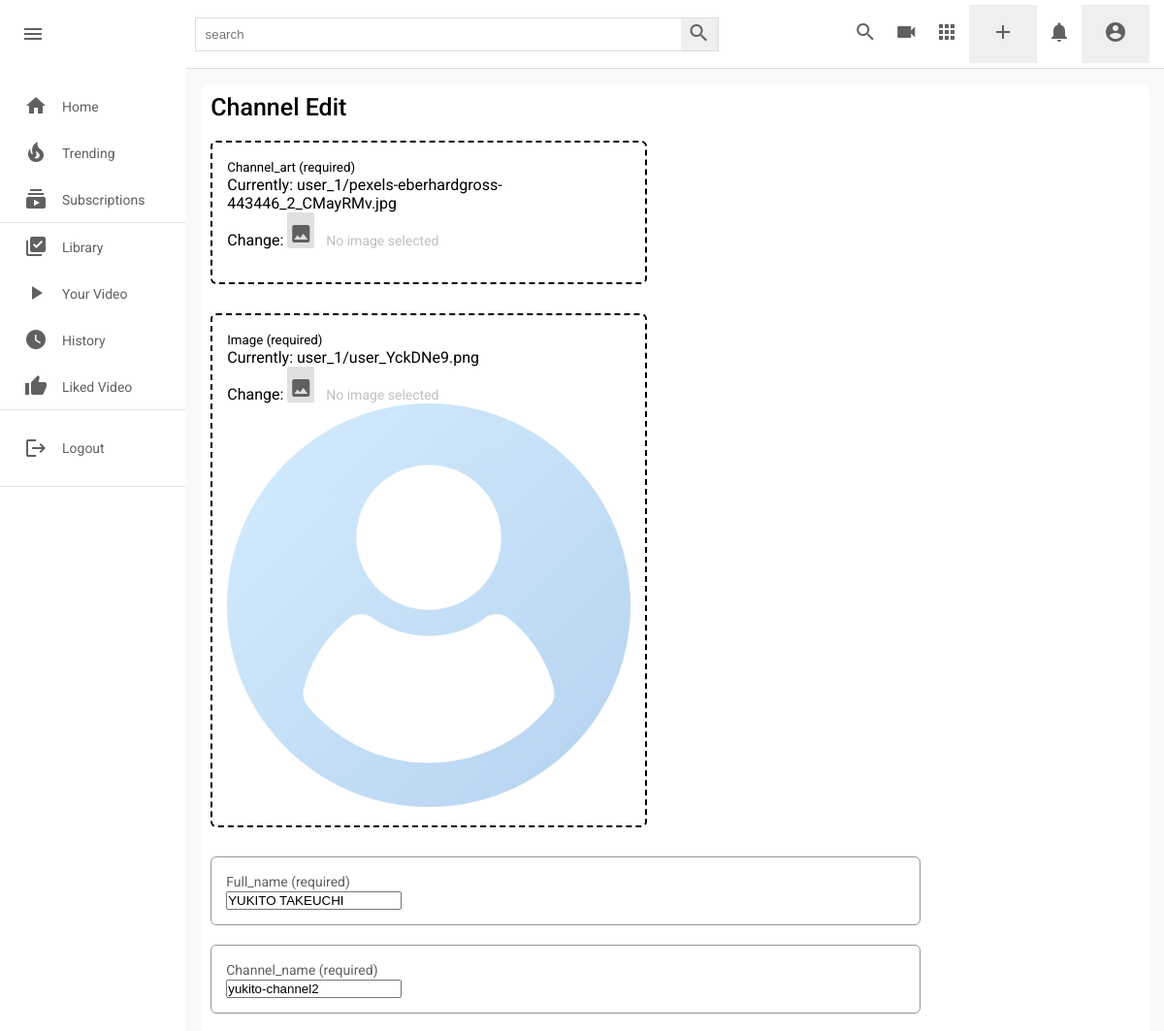
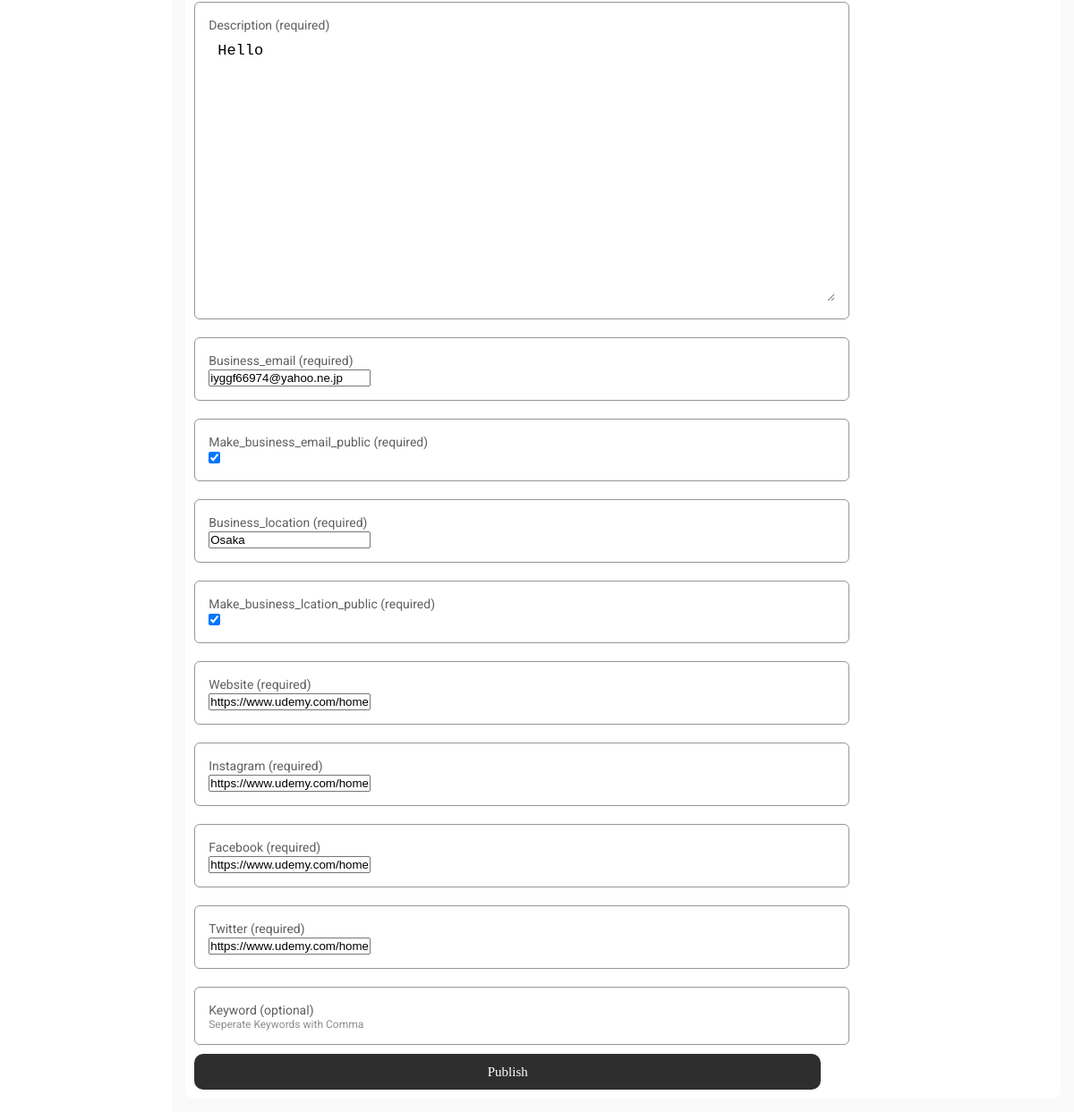
The app's page /c/edit-channel/1/ (signed in) with its own data (2 pictures, top to bottom).
### channel/models.py (models this page shows, shortened)
class Channel(models.Model):
    channel_art=models.ImageField(upload_to=user_directory_path,default='images/channel-art.jpg')
    image=models.ImageField(upload_to=user_directory_path,default='images/user-image.png')
    full_name=models.CharField(max_length=100)
    channel_name=models.CharField(max_length=100)
    description=models.TextField(null=True,blank=True)
    keyword=TaggableManager(blank=True)
    date=models.DateTimeField(auto_now_add=True)
    status=models.CharField(choices=STATUS,max_length=100,default='Active')
    user=models.OneToOneField(User,on_delete=models.SET_NULL,null=True,related_name="channel")
    subscribers=models.ManyToManyField(User,related_name="user_subs",blank=True)
    verified=models.BooleanField(default=False)
    total_view=models.PositiveIntegerField(default=0)
    business_email=models.EmailField(null=True,blank=True)
    make_business_email_public=models.BooleanField(default=False)
    business_location=models.CharField(null=True,blank=True,max_length=100)
    make_business_location_public=models.BooleanField(default=False)
    website=models.URLField(default='https://www.udemy.com/home')
    instagram=models.URLField(default='https://www.udemy.com/home')
    facebook=models.URLField(default='https://www.udemy.com/home')
    twitter=models.URLField(default='https://www.udemy.com/home')

### channel/views.py (the view)
# urls.py: path('edit-channel/<channel_id>/',views.edit_channel,name='edit-channel'),
def edit_channel(request,channel_id):
    user=request.user
    channel=Channel.objects.get(id=channel_id)
    if request.method == 'POST':
        form=ChannelEditForm(request.POST,request.FILES,instance=channel)
        if form.is_valid():
            new_form=form.save(commit=False)
            new_form.channel=channel
            new_form.save()
            messages.success(request,'Community editted successfully!')
            return redirect('channel-profile',channel.id)
    else:
        form=ChannelEditForm(instance=channel)
    context={
        'form': form,
        'channel':channel,
    }
    return render(request,'channel/channe_edit.html',context)

### channel/forms.py
class ChannelEditForm(forms.ModelForm):
    class Meta:
        model=Channel
        fields=[
            'channel_art',
            'image',
            'full_name',
            'channel_name',
            'description',
            'keyword',
            'business_email',
            'make_business_email_public',
            'business_location',
            'make_business_location_public',
            'website',
            'instagram',
            'facebook',
            'twitter',
        ]

### templates/channel/channe_edit.html (shortened to what this page needs)
{% extends 'base.html' %}
{% load static %}
{% block style %}
<link rel="stylesheet" href="{% static 'css/style.css' %}" type="text/css">
<link rel="stylesheet" href="{% static 'css/channel-community.css' %}" type="text/css">
<link rel="stylesheet" href="{% static 'css/channel.css' %}" type="text/css">
<link rel="stylesheet" href="{% static 'css/channel-upload.css' %}" type="text/css">
{% endblock style %}
{% block content %}
<div class="mainBody">
    {% include 'partials/sidebar.html' %}
    <div class="videos">
        <form action="" method="POST" enctype="multipart/form-data">
            <div class="upload-content">
                <div class="left-video">
                    <h4>Channel Edit</h4>
                    <div class="video-div file-input" id="file-input">
                        <small>Channel_art (required) </small> <br>
                        {{form.channel_art}}
                        <span class='button'><i class="material-icons">image</i></span>
                        <span class='label' data-js-label>No image selected</label> <br>
                    </div>
                    <br>
                    <div class="video-div file-input" id="file-input">
                        <small>Image (required) </small> <br>
                        {{form.image}}
                        <span class='button'><i class="material-icons">image</i></span>
                        <span class='label' data-js-label>No image selected</label> <br>
                        <img src="{{ channel.image.url }}" style="width: 100%;" alt="">
                    </div>
                    <div class="desc-div">
                        <span>Full_name (required)  </span> <br>
                        {{form.full_name}}
                    </div>
                    <div class="desc-div">
                        <span>Channel_name (required)  </span> <br>
                        {{form.channel_name}}
                    </div>
                    <div class="desc-div">
                        <span>Description (required)  </span> <br>
                        {{form.description}}
                    </div>
                    <div class="desc-div">
                        <span>Business_email (required)  </span> <br>
                        {{form.business_email}}
                    </div>
                    <div class="desc-div">
                        <span>Make_business_email_public (required)  </span> <br>
                        {{form.make_business_email_public}}
                    </div>
                    <div class="desc-div">
                        <span>Business_location (required)  </span> <br>
                        {{form.business_location}}
                    </div>
                    <div class="desc-div">
                        <span>Make_business_lcation_public (required)  </span> <br>
                        {{form.make_business_location_public}}
                    </div>
                    <div class="desc-div">
                        <span>Website (required)  </span> <br>
                        {{form.website}}
                    </div>
                    <div class="desc-div">
                        <span>Instagram (required)  </span> <br>
                        {{form.instagram}}
                    </div>
                    <div class="desc-div">
                        <span>Facebook (required)  </span> <br>
                        {{form.facebook}}
                    </div>
                    <div class="desc-div">
                        <span>Twitter (required)  </span> <br>
                        {{form.twitter}}
                    </div>
                    <div class="tags-div">
                        <span>Keyword (optional) </span> <br>
                        <p>Seperate Keywords with Comma</p>
                    </div>
                    <div class="upload-btn-div">
                        <button type="submit" class="upload-btn">Publish</button>
                    </div>
                </div>
            </div>
        </form>
    </div>
</div>
{% endblock content %}

### static/css/style.css (style rules this page uses)
* { margin: 0; padding: 0; box-sizing: border-box; }
body { font-family: 'Roboto','sans-serif'; }
.material-icons { color: rgb(96, 96, 96); }
.mainBody { height: calc(100vh - 70px); display: flex; overflow: hidden; }
.videos { background-color: #f9f9f9; width: 100%; height: 100%; padding: 15px 15px; border-top: 1px solid #ddd; overflow-y: scroll; }
.title a, span { text-decoration: none; color: rgb(96, 96, 96); font-size: 14px; }

### static/css/channel-community.css (style rules this page uses)
a { text-decoration: none; }

### static/css/channel-upload.css (style rules this page uses)
.upload-content { background-color: #fff; border-radius: 10px; display: flex; justify-content: space-between; }
.left-video { padding: 10px; }
.left-video h4 { font-size: 25px; font-weight: 500; }
.left-video .desc-div { border: 1px solid rgba(0, 0, 0, 0.411); padding: 15px 15px; border-radius: 6px; margin-top: 20px; margin-bottom: 10px; }
.desc-div textarea { border: none; padding: 10px; font-size: 17px; outline: none; width: 700px; height: 300px; }
.left-video .tags-div { border: 1px solid rgba(0, 0, 0, 0.411); padding: 15px 15px; border-radius: 6px; margin-top: 20px; margin-bottom: 10px; }
.tags-div p { margin-top: 0px; color: rgba(0, 0, 0, 0.452); font-size: 12px; }
.left-video .video-div { padding: 15px 15px; border-radius: 6px; margin-top: 20px; margin-bottom: 10px; }
.video-div span { margin-top: 0px; color: rgba(218, 218, 218, 0.808); }
.upload-btn-div { width: 700px; margin-top: 10px; }
.upload-btn { width: 100%; height: 40px; border-radius: 10px; border: none; background-color: rgb(46, 46, 46); color: white; font-size: 15px; font-family: poppins; transition: 0.5s; }
.file-input { display: inline-block; text-align: left; padding: 16px; width: 450px; position: relative; align-items: center; border-radius: 3px; border: dashed black 2px; }
.file-input > .button { display: inline-block; cursor: pointer; background: rgb(224, 224, 224); padding: 0px 2px; padding-top: 10px; border-radius: 2px; margin-right: 8px; }
.file-input > .label { color: #333; white-space: nowrap; opacity: .3; }

### templates/base.html (style rules this page uses)
a { color: black; text-decoration: none; }

### templates/partials/sidebar.html (style rules this page uses)
a { color: black; text-decoration: none; }

### records on screen
Channel: channel_art "Currently: user_1/pexels-eberhardgross-443446_2_CMayRMv.jpg Change:", image "Currently: user_1/user_YckDNe9.png Change:", image (picture), full_name "YUKITO TAKEUCHI", channel_name "yukito-channel2", description "Hello", business_email "iyggf66974@yahoo.ne.jp", make_business_email_public "☑", business_location "Osaka", make_business_location_public "☑", website "https://www.udemy.com/home", instagram "https://www.udemy.com/home", facebook "https://www.udemy.com/home", twitter "https://www.udemy.com/home"
